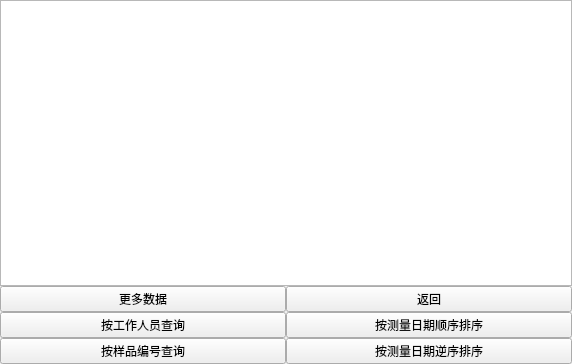
<?xml version="1.0" encoding="UTF-8"?>
<ui version="4.0">
 <class>sample_data_query</class>
 <widget class="QWidget" name="sample_data_query">
  <property name="geometry">
   <rect>
    <x>0</x>
    <y>0</y>
    <width>572</width>
    <height>364</height>
   </rect>
  </property>
  <property name="windowTitle">
   <string>Form</string>
  </property>
  <layout class="QGridLayout" name="gridLayout_2">
   <property name="margin">
    <number>0</number>
   </property>
   <property name="spacing">
    <number>0</number>
   </property>
   <item row="0" column="0">
    <layout class="QVBoxLayout" name="verticalLayout">
     <property name="spacing">
      <number>0</number>
     </property>
     <property name="bottomMargin">
      <number>0</number>
     </property>
     <item>
      <widget class="QTableView" name="tableView">
       <property name="sizePolicy">
        <sizepolicy hsizetype="Expanding" vsizetype="Expanding">
         <horstretch>0</horstretch>
         <verstretch>0</verstretch>
        </sizepolicy>
       </property>
       <property name="font">
        <font>
         <pointsize>7</pointsize>
        </font>
       </property>
       <property name="verticalScrollBarPolicy">
        <enum>Qt::ScrollBarAsNeeded</enum>
       </property>
       <property name="horizontalScrollBarPolicy">
        <enum>Qt::ScrollBarAsNeeded</enum>
       </property>
       <property name="autoScrollMargin">
        <number>50</number>
       </property>
       <property name="selectionMode">
        <enum>QAbstractItemView::ExtendedSelection</enum>
       </property>
       <property name="verticalScrollMode">
        <enum>QAbstractItemView::ScrollPerItem</enum>
       </property>
       <property name="horizontalScrollMode">
        <enum>QAbstractItemView::ScrollPerPixel</enum>
       </property>
       <attribute name="horizontalHeaderCascadingSectionResizes">
        <bool>false</bool>
       </attribute>
       <attribute name="horizontalHeaderDefaultSectionSize">
        <number>300</number>
       </attribute>
       <attribute name="horizontalHeaderMinimumSectionSize">
        <number>100</number>
       </attribute>
       <attribute name="horizontalHeaderStretchLastSection">
        <bool>true</bool>
       </attribute>
       <attribute name="verticalHeaderDefaultSectionSize">
        <number>25</number>
       </attribute>
      </widget>
     </item>
     <item>
      <layout class="QGridLayout" name="gridLayout">
       <property name="spacing">
        <number>0</number>
       </property>
       <item row="3" column="0">
        <widget class="QPushButton" name="b_sample">
         <property name="font">
          <font>
           <pointsize>9</pointsize>
          </font>
         </property>
         <property name="text">
          <string>按样品编号查询</string>
         </property>
        </widget>
       </item>
       <item row="3" column="1">
        <widget class="QPushButton" name="b_datetime_disorder">
         <property name="font">
          <font>
           <pointsize>9</pointsize>
          </font>
         </property>
         <property name="text">
          <string>按测量日期逆序排序</string>
         </property>
        </widget>
       </item>
       <item row="1" column="0">
        <widget class="QPushButton" name="moreData">
         <property name="text">
          <string>更多数据</string>
         </property>
        </widget>
       </item>
       <item row="2" column="0">
        <widget class="QPushButton" name="pushButton">
         <property name="font">
          <font>
           <pointsize>9</pointsize>
          </font>
         </property>
         <property name="text">
          <string>按工作人员查询</string>
         </property>
        </widget>
       </item>
       <item row="1" column="1">
        <widget class="QPushButton" name="pushButton_3">
         <property name="font">
          <font>
           <pointsize>9</pointsize>
          </font>
         </property>
         <property name="text">
          <string>返回</string>
         </property>
        </widget>
       </item>
       <item row="2" column="1">
        <widget class="QPushButton" name="b_datetime">
         <property name="font">
          <font>
           <pointsize>9</pointsize>
          </font>
         </property>
         <property name="text">
          <string>按测量日期顺序排序</string>
         </property>
        </widget>
       </item>
      </layout>
     </item>
    </layout>
   </item>
   <item row="1" column="0">
    <layout class="QHBoxLayout" name="horizontalLayout">
     <property name="spacing">
      <number>0</number>
     </property>
     <item>
      <widget class="issample" name="widget" native="true"/>
     </item>
     <item>
      <widget class="ispreheat" name="widget_2" native="true"/>
     </item>
     <item>
      <widget class="date_widget" name="widget_3" native="true"/>
     </item>
    </layout>
   </item>
  </layout>
 </widget>
 <customwidgets>
  <customwidget>
   <class>date_widget</class>
   <extends>QWidget</extends>
   <header>date_widget.h</header>
   <container>1</container>
  </customwidget>
  <customwidget>
   <class>issample</class>
   <extends>QWidget</extends>
   <header>issample.h</header>
   <container>1</container>
  </customwidget>
  <customwidget>
   <class>ispreheat</class>
   <extends>QWidget</extends>
   <header>ispreheat.h</header>
   <container>1</container>
  </customwidget>
 </customwidgets>
 <resources/>
 <connections/>
</ui>
